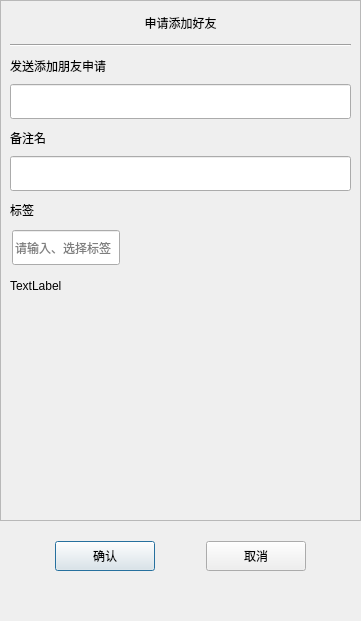
<?xml version="1.0" encoding="UTF-8"?>
<ui version="4.0">
 <class>ApplyFriend</class>
 <widget class="QDialog" name="ApplyFriend">
  <property name="geometry">
   <rect>
    <x>0</x>
    <y>0</y>
    <width>361</width>
    <height>621</height>
   </rect>
  </property>
  <property name="minimumSize">
   <size>
    <width>361</width>
    <height>621</height>
   </size>
  </property>
  <property name="maximumSize">
   <size>
    <width>361</width>
    <height>621</height>
   </size>
  </property>
  <property name="windowTitle">
   <string>Dialog</string>
  </property>
  <layout class="QVBoxLayout" name="verticalLayout">
   <property name="spacing">
    <number>0</number>
   </property>
   <property name="leftMargin">
    <number>0</number>
   </property>
   <property name="topMargin">
    <number>0</number>
   </property>
   <property name="rightMargin">
    <number>0</number>
   </property>
   <property name="bottomMargin">
    <number>0</number>
   </property>
   <item>
    <widget class="QScrollArea" name="scrollArea">
     <property name="minimumSize">
      <size>
       <width>0</width>
       <height>500</height>
      </size>
     </property>
     <property name="widgetResizable">
      <bool>false</bool>
     </property>
     <widget class="QWidget" name="scrollcontent">
      <property name="geometry">
       <rect>
        <x>0</x>
        <y>0</y>
        <width>359</width>
        <height>519</height>
       </rect>
      </property>
      <property name="autoFillBackground">
       <bool>false</bool>
      </property>
      <layout class="QVBoxLayout" name="verticalLayout_6">
       <property name="spacing">
        <number>0</number>
       </property>
       <property name="leftMargin">
        <number>0</number>
       </property>
       <property name="rightMargin">
        <number>0</number>
       </property>
       <item>
        <widget class="QLabel" name="apply_lb">
         <property name="minimumSize">
          <size>
           <width>0</width>
           <height>25</height>
          </size>
         </property>
         <property name="maximumSize">
          <size>
           <width>16777215</width>
           <height>25</height>
          </size>
         </property>
         <property name="text">
          <string>申请添加好友</string>
         </property>
         <property name="alignment">
          <set>Qt::AlignCenter</set>
         </property>
        </widget>
       </item>
       <item>
        <widget class="QWidget" name="apply_wid" native="true">
         <layout class="QVBoxLayout" name="verticalLayout_2">
          <item>
           <widget class="Line" name="h_line">
            <property name="orientation">
             <enum>Qt::Horizontal</enum>
            </property>
           </widget>
          </item>
          <item>
           <widget class="QLabel" name="label">
            <property name="minimumSize">
             <size>
              <width>0</width>
              <height>25</height>
             </size>
            </property>
            <property name="maximumSize">
             <size>
              <width>16777215</width>
              <height>25</height>
             </size>
            </property>
            <property name="text">
             <string>发送添加朋友申请</string>
            </property>
           </widget>
          </item>
          <item>
           <widget class="CustomizeEdit" name="name_ed">
            <property name="minimumSize">
             <size>
              <width>0</width>
              <height>35</height>
             </size>
            </property>
            <property name="maximumSize">
             <size>
              <width>16777215</width>
              <height>35</height>
             </size>
            </property>
           </widget>
          </item>
          <item>
           <widget class="QLabel" name="label_2">
            <property name="minimumSize">
             <size>
              <width>0</width>
              <height>25</height>
             </size>
            </property>
            <property name="maximumSize">
             <size>
              <width>16777215</width>
              <height>25</height>
             </size>
            </property>
            <property name="text">
             <string>备注名</string>
            </property>
           </widget>
          </item>
          <item>
           <widget class="CustomizeEdit" name="back_ed">
            <property name="minimumSize">
             <size>
              <width>0</width>
              <height>35</height>
             </size>
            </property>
            <property name="maximumSize">
             <size>
              <width>16777215</width>
              <height>35</height>
             </size>
            </property>
           </widget>
          </item>
          <item>
           <widget class="QLabel" name="label_3">
            <property name="minimumSize">
             <size>
              <width>0</width>
              <height>25</height>
             </size>
            </property>
            <property name="maximumSize">
             <size>
              <width>16777215</width>
              <height>25</height>
             </size>
            </property>
            <property name="text">
             <string>标签</string>
            </property>
           </widget>
          </item>
          <item>
           <widget class="QWidget" name="lb_group_wid" native="true">
            <property name="minimumSize">
             <size>
              <width>0</width>
              <height>50</height>
             </size>
            </property>
            <layout class="QVBoxLayout" name="verticalLayout_4">
             <property name="spacing">
              <number>0</number>
             </property>
             <property name="leftMargin">
              <number>0</number>
             </property>
             <property name="topMargin">
              <number>0</number>
             </property>
             <property name="rightMargin">
              <number>0</number>
             </property>
             <property name="bottomMargin">
              <number>0</number>
             </property>
             <item>
              <widget class="QWidget" name="gridWidget" native="true">
               <property name="minimumSize">
                <size>
                 <width>0</width>
                 <height>40</height>
                </size>
               </property>
               <property name="maximumSize">
                <size>
                 <width>16777215</width>
                 <height>16777215</height>
                </size>
               </property>
               <property name="autoFillBackground">
                <bool>false</bool>
               </property>
               <widget class="CustomizeEdit" name="lb_ed">
                <property name="geometry">
                 <rect>
                  <x>2</x>
                  <y>2</y>
                  <width>108</width>
                  <height>35</height>
                 </rect>
                </property>
                <property name="minimumSize">
                 <size>
                  <width>0</width>
                  <height>0</height>
                 </size>
                </property>
                <property name="maximumSize">
                 <size>
                  <width>16777215</width>
                  <height>35</height>
                 </size>
                </property>
                <property name="placeholderText">
                 <string>请输入、选择标签</string>
                </property>
               </widget>
              </widget>
             </item>
             <item>
              <widget class="QWidget" name="input_tip_wid" native="true">
               <property name="minimumSize">
                <size>
                 <width>0</width>
                 <height>35</height>
                </size>
               </property>
               <layout class="QVBoxLayout" name="verticalLayout_5">
                <property name="spacing">
                 <number>0</number>
                </property>
                <property name="leftMargin">
                 <number>0</number>
                </property>
                <property name="topMargin">
                 <number>0</number>
                </property>
                <property name="rightMargin">
                 <number>0</number>
                </property>
                <property name="bottomMargin">
                 <number>0</number>
                </property>
                <item>
                 <widget class="ClickedOnceLabel" name="tip_lb">
                  <property name="text">
                   <string>TextLabel</string>
                  </property>
                  <property name="alignment">
                   <set>Qt::AlignLeading|Qt::AlignLeft|Qt::AlignVCenter</set>
                  </property>
                 </widget>
                </item>
               </layout>
              </widget>
             </item>
            </layout>
           </widget>
          </item>
          <item>
           <widget class="QWidget" name="widget" native="true">
            <property name="minimumSize">
             <size>
              <width>0</width>
              <height>60</height>
             </size>
            </property>
            <property name="maximumSize">
             <size>
              <width>16777215</width>
              <height>16777215</height>
             </size>
            </property>
            <layout class="QHBoxLayout" name="horizontalLayout">
             <property name="leftMargin">
              <number>0</number>
             </property>
             <property name="topMargin">
              <number>0</number>
             </property>
             <property name="rightMargin">
              <number>0</number>
             </property>
             <property name="bottomMargin">
              <number>0</number>
             </property>
             <item>
              <widget class="QWidget" name="lb_list" native="true">
               <property name="minimumSize">
                <size>
                 <width>287</width>
                 <height>50</height>
                </size>
               </property>
               <property name="maximumSize">
                <size>
                 <width>287</width>
                 <height>16777215</height>
                </size>
               </property>
              </widget>
             </item>
             <item>
              <widget class="QWidget" name="more_lb_wid" native="true">
               <property name="minimumSize">
                <size>
                 <width>30</width>
                 <height>0</height>
                </size>
               </property>
               <property name="maximumSize">
                <size>
                 <width>30</width>
                 <height>16777215</height>
                </size>
               </property>
               <layout class="QVBoxLayout" name="verticalLayout_3">
                <property name="leftMargin">
                 <number>2</number>
                </property>
                <property name="topMargin">
                 <number>2</number>
                </property>
                <property name="rightMargin">
                 <number>2</number>
                </property>
                <property name="bottomMargin">
                 <number>2</number>
                </property>
                <item>
                 <spacer name="verticalSpacer_2">
                  <property name="orientation">
                   <enum>Qt::Vertical</enum>
                  </property>
                  <property name="sizeHint" stdset="0">
                   <size>
                    <width>20</width>
                    <height>40</height>
                   </size>
                  </property>
                 </spacer>
                </item>
                <item>
                 <widget class="ClickedOnceLabel" name="more_lb">
                  <property name="minimumSize">
                   <size>
                    <width>25</width>
                    <height>25</height>
                   </size>
                  </property>
                  <property name="maximumSize">
                   <size>
                    <width>25</width>
                    <height>25</height>
                   </size>
                  </property>
                  <property name="text">
                   <string/>
                  </property>
                 </widget>
                </item>
                <item>
                 <spacer name="verticalSpacer_4">
                  <property name="orientation">
                   <enum>Qt::Vertical</enum>
                  </property>
                  <property name="sizeType">
                   <enum>QSizePolicy::Fixed</enum>
                  </property>
                  <property name="sizeHint" stdset="0">
                   <size>
                    <width>20</width>
                    <height>60</height>
                   </size>
                  </property>
                 </spacer>
                </item>
               </layout>
              </widget>
             </item>
            </layout>
           </widget>
          </item>
         </layout>
        </widget>
       </item>
      </layout>
     </widget>
    </widget>
   </item>
   <item>
    <spacer name="verticalSpacer_3">
     <property name="orientation">
      <enum>Qt::Vertical</enum>
     </property>
     <property name="sizeType">
      <enum>QSizePolicy::Fixed</enum>
     </property>
     <property name="sizeHint" stdset="0">
      <size>
       <width>20</width>
       <height>10</height>
      </size>
     </property>
    </spacer>
   </item>
   <item>
    <widget class="QWidget" name="apply_sure_wid" native="true">
     <property name="minimumSize">
      <size>
       <width>0</width>
       <height>50</height>
      </size>
     </property>
     <layout class="QHBoxLayout" name="horizontalLayout_2">
      <item>
       <spacer name="horizontalSpacer">
        <property name="orientation">
         <enum>Qt::Horizontal</enum>
        </property>
        <property name="sizeHint" stdset="0">
         <size>
          <width>39</width>
          <height>20</height>
         </size>
        </property>
       </spacer>
      </item>
      <item>
       <widget class="ClickedBtn" name="sure_btn">
        <property name="minimumSize">
         <size>
          <width>100</width>
          <height>30</height>
         </size>
        </property>
        <property name="maximumSize">
         <size>
          <width>100</width>
          <height>30</height>
         </size>
        </property>
        <property name="text">
         <string>确认</string>
        </property>
       </widget>
      </item>
      <item>
       <spacer name="horizontalSpacer_3">
        <property name="orientation">
         <enum>Qt::Horizontal</enum>
        </property>
        <property name="sizeHint" stdset="0">
         <size>
          <width>40</width>
          <height>20</height>
         </size>
        </property>
       </spacer>
      </item>
      <item>
       <widget class="ClickedBtn" name="cancel_btn">
        <property name="minimumSize">
         <size>
          <width>100</width>
          <height>30</height>
         </size>
        </property>
        <property name="text">
         <string>取消</string>
        </property>
       </widget>
      </item>
      <item>
       <spacer name="horizontalSpacer_2">
        <property name="orientation">
         <enum>Qt::Horizontal</enum>
        </property>
        <property name="sizeHint" stdset="0">
         <size>
          <width>40</width>
          <height>20</height>
         </size>
        </property>
       </spacer>
      </item>
     </layout>
    </widget>
   </item>
   <item>
    <spacer name="verticalSpacer">
     <property name="orientation">
      <enum>Qt::Vertical</enum>
     </property>
     <property name="sizeType">
      <enum>QSizePolicy::Fixed</enum>
     </property>
     <property name="sizeHint" stdset="0">
      <size>
       <width>20</width>
       <height>40</height>
      </size>
     </property>
    </spacer>
   </item>
  </layout>
 </widget>
 <customwidgets>
  <customwidget>
   <class>ClickedBtn</class>
   <extends>QPushButton</extends>
   <header location="global">clickedbtn.h</header>
  </customwidget>
  <customwidget>
   <class>CustomizeEdit</class>
   <extends>QLineEdit</extends>
   <header location="global">customizeedit.h</header>
  </customwidget>
  <customwidget>
   <class>ClickedOnceLabel</class>
   <extends>QLabel</extends>
   <header>clickedoncelabel.h</header>
  </customwidget>
 </customwidgets>
 <resources/>
 <connections/>
</ui>
